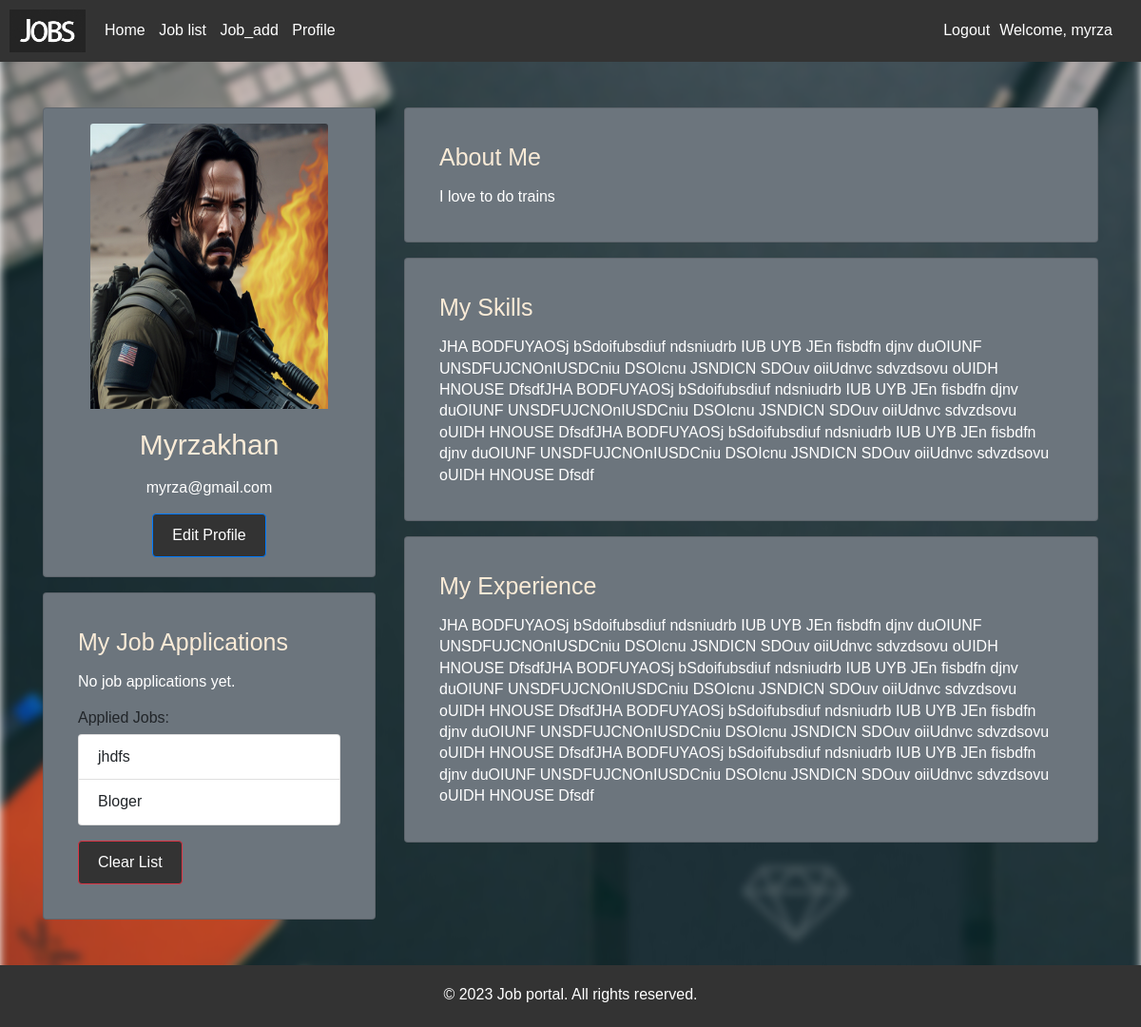
The app's page /profile/ (signed in), older data.
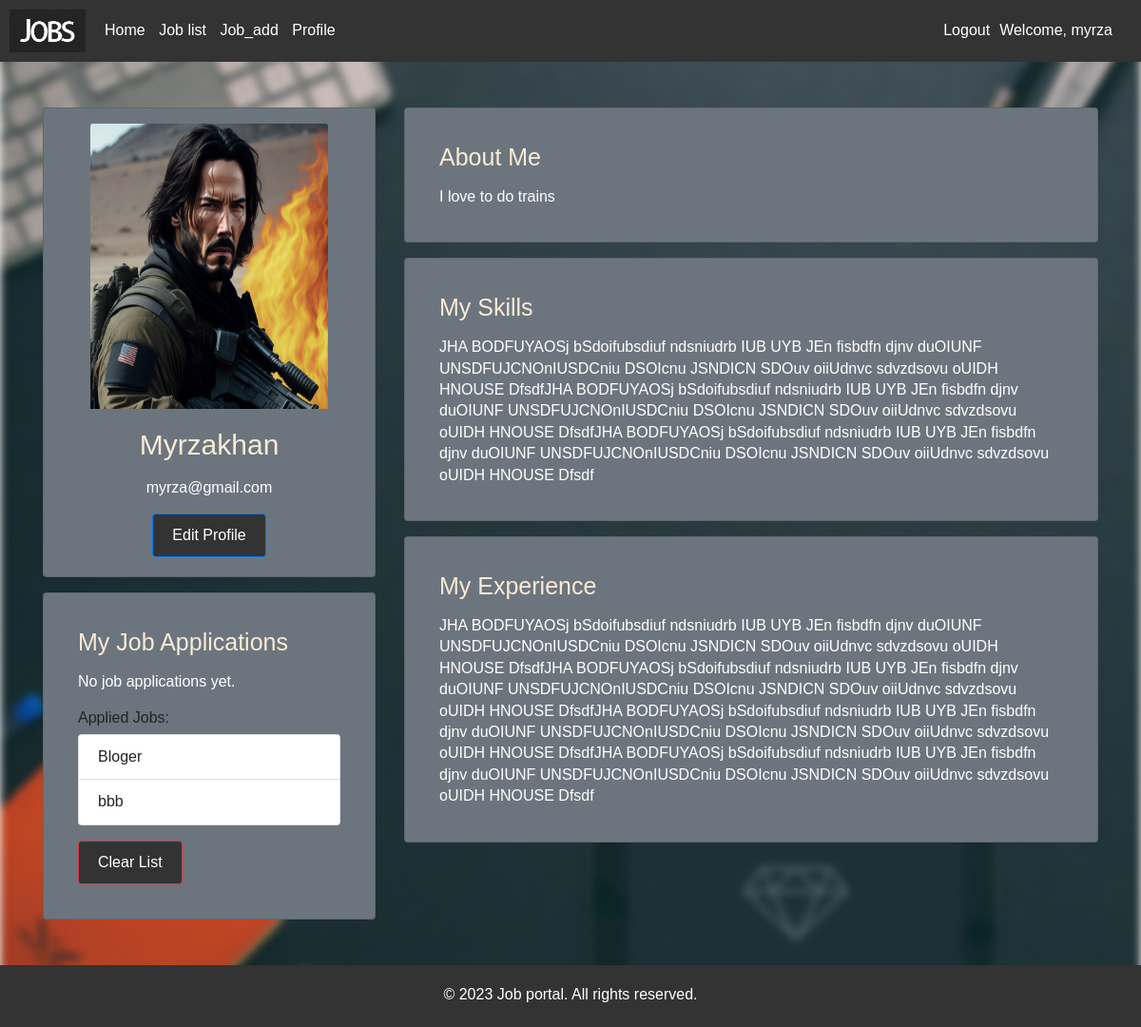
The same page, newer data.
### job_portal/models.py (models this page shows, shortened)
class UserJob(models.Model):
    user = models.ForeignKey(User, on_delete=models.CASCADE)
    job = models.ForeignKey(Job, on_delete=models.CASCADE)

class Job(models.Model):
    job_name = models.CharField(max_length=200, default='')
    position = models.CharField(max_length=100, default='')
    JOB_TYPE = (
        ('1', "Full time"),
        ('2', "Part time"),
        ('3', "Internship"),
    )
    job_type = models.CharField(choices=JOB_TYPE, max_length=1)
    location = models.CharField(max_length=100, default='')
    salary = models.IntegerField(null=True)
    experience = models.IntegerField(null=True)
    description = models.CharField(max_length=255, default='')

### job_portal/views.py (the view)
# urls.py: path('profile/', views.profile_view, name="profile"),
@login_required(login_url='login')
def profile_view(request):
    user = request.user
    try:
        profile = Profile.objects.get(user=user)
    except Profile.DoesNotExist:
        profile = Profile(user=user)
        profile.save()
    return render(request, 'job_portal/profile.html', {'profile': profile})

### job_portal/templates/job_portal/Profile.html (shortened to what this page needs)
{% extends 'base.html' %}
{% load static %}
{% block content %}
{% if user.is_authenticated and profile %}
  <div class="container my-5">
    <div class="row">
        <div class="col-md-4">
            <div class="card bg-secondary">
                <div class="d-flex justify-content-center mt-3">
                    {% if profile.photo %}
                        <img src="{{ profile.photo.url }}" style="height: 300px; width: 250px" class="card-img-top" alt="User Avatar">
                    {% else %}
                        <img src="{% static 'img/prof.jpg' %}" style="height: 300px; width: 250px" class="card-img-top" alt="User Avatar">
                    {% endif %}
                </div>
                <div class="card-body text-center">
                    <h5 class="card-title mb-3" style="font-size: 30px">{{ user.profile.name }}</h5>
                    <p class="card-text mb-3">{{ user.email }}</p>
                    <a href="/profile_update" class="btn btn-primary">Edit Profile</a>
                </div>
            </div>
            <div class="card mt-3 bg-secondary p-3 rounded">
                <div class="card-body">
                    <h5 class="card-title mb-3">My Job Applications</h5>
                    {% if job_applies %}
                        <ul class="list-group mb-3">
                            {% for job_apply in job_applies %}
                                <li class="list-group-item">{{ job_apply.job.job_name }}</li>
                            {% endfor %}
                        </ul>
                        <a href="{% url 'clear_user_jobs' %}" class="btn btn-danger">Clear List</a>
                    {% else %}
                        <p>No job applications yet.</p>
                    {% endif %}
                    {% if user.is_authenticated %}
                        {% with user_jobs=user.userjob_set.all %}
                            {% if user_jobs %}
                                <h6 class="mt-3">Applied Jobs:</h6>
                                <ul class="list-group mb-3">
                                    {% for job_apply in user_jobs %}
                                        <li class="list-group-item">{{ job_apply.job.job_name }}</li>
                                    {% endfor %}
                                </ul>
                                <a href="{% url 'clear_user_jobs' %}" class="btn btn-danger">Clear List</a>
                            {% else %}
                                <p>You have not applied to any jobs yet.</p>
                            {% endif %}
                        {% endwith %}
                    {% endif %}
                </div>
            </div>
        </div>
        <div class="col-md-8">
            <div class="card bg-secondary p-3 rounded">
                <div class="card-body">
                    <h5 class="card-title mb-3">About Me</h5>
                    <p class="card-text">{{ user.profile.about_me }}</p>
                </div>
            </div>
            <div class="card mt-3 bg-secondary p-3 rounded">
                <div class="card-body">
                    <h5 class="card-title mb-3">My Skills</h5>
                    <ul class="kon">
                        {{ user.profile.my_skills }}
                    </ul>
                </div>
            </div>
            <div class="card mt-3 bg-secondary p-3 rounded">
                <div class="card-body">
                    <h5 class="card-title mb-3">My Experience</h5>
                    <ul class="kon">
                        {{ user.profile.my_experience }}
                    </ul>
                </div>
            </div>
        </div>
    </div>
  </div>
{% else %}
    <p>Please set up your profile to view this page.</p>
{% endif %}
{% endblock %}

Row changes from the older to the newer data that the page shows:
removed UserJob: job.job_name "jhdfs"
added UserJob: job.job_name "bbb"
